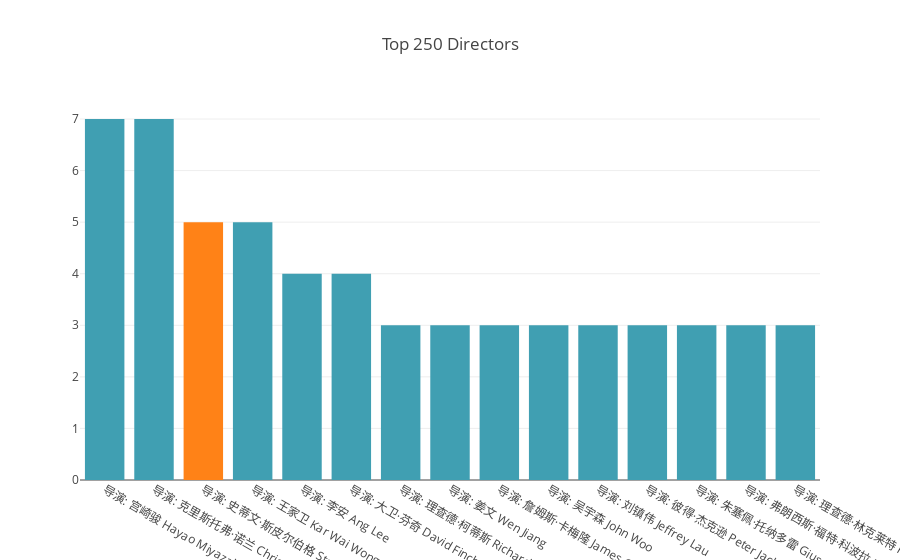

The cell this chart's notebook holds for it:
### Code cell
iplot({
    "data": [Bar(
        x=df_top15_directors.index, 
        y=df_top15_directors.values,
        marker={
            'color': colors
        }
    )],
    "layout": Layout(title="Top 250 Directors")
})

### Figure 1 — Plotly figure (JSON) as saved in the notebook; plotly's stock layout.template omitted (floating-point values rounded to 4 significant figures)
{"data": [{"marker": {"color": ["#409FB2", "#409FB2", "#FF8217", "#409FB2", "#409FB2", "#409FB2", "#409FB2", "#409FB2", "#409FB2", "#409FB2", "#409FB2", "#409FB2", "#409FB2", "#409FB2", "#409FB2"]}, "type": "bar", "x": ["导演: 宫崎骏 Hayao Miyazaki   ", "导演: 克里斯托弗·诺兰 Christopher Nolan   ", "导演: 史蒂文·斯皮尔伯格 Steven Spielberg   ", "导演: 王家卫 Kar Wai Wong   ", "导演: 李安 Ang Lee   ", "导演: 大卫·芬奇 David Fincher   ", "导演: 理查德·柯蒂斯 Richard Curtis   ", "导演: 姜文 Wen Jiang   ", "导演: 詹姆斯·卡梅隆 James Cameron   ", "导演: 吴宇森 John Woo   ", "导演: 刘镇伟 Jeffrey Lau   ", "导演: 彼得·杰克逊 Peter Jackson   ", "导演: 朱塞佩·托纳多雷 Giuseppe Tornatore   ", "导演: 弗朗西斯·福特·科波拉 Francis Ford Coppola   ", "导演: 理查德·林克莱特 Richard Linklater   "], "y": [7, 7, 5, 5, 4, 4, 3, 3, 3, 3, 3, 3, 3, 3, 3]}], "layout": {"title": "Top 250 Directors"}}
